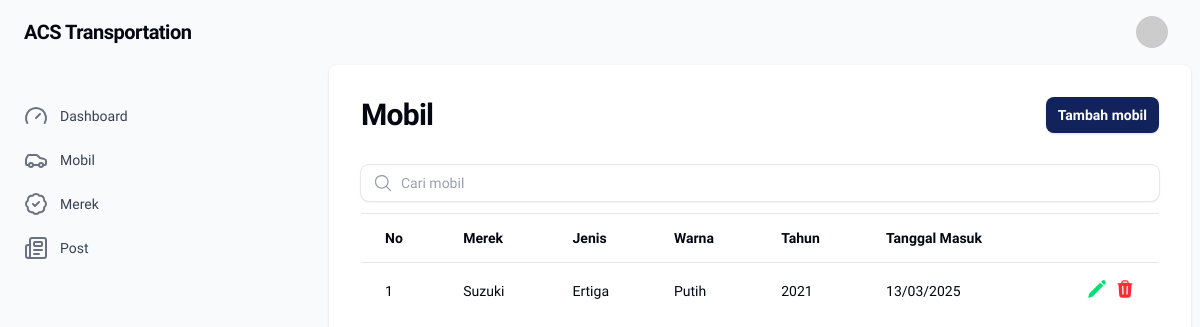
Screenshot of /admin/mobil/index.php with the database file from the repository.
### tables this page shows
CREATE TABLE `cars` (
  `id` int NOT NULL,
  `brand_id` int NOT NULL,
  `type` varchar(255) NOT NULL,
  `color` varchar(32) NOT NULL,
  `year` year NOT NULL,
  `quantity` int NOT NULL,
  `date` date NOT NULL,
  `created_at` timestamp NOT NULL DEFAULT CURRENT_TIMESTAMP,
  `updated_at` timestamp NOT NULL DEFAULT CURRENT_TIMESTAMP
);

CREATE TABLE `brands` (
  `id` int NOT NULL,
  `name` varchar(255) NOT NULL,
  `created_at` timestamp NOT NULL DEFAULT CURRENT_TIMESTAMP,
  `updated_at` timestamp NOT NULL DEFAULT CURRENT_TIMESTAMP
);

### admin/mobil/index.php (the view, shortened to what this page needs)
<?php
require_once "../koneksi.php";
$query = "SELECT
        cars.id,
        brands.name AS brand_name,
        cars.type,
        cars.color,
        cars.year,
        cars.date
        FROM cars
        JOIN brands ON cars.brand_id = brands.id;";
$result = $conn->query($query);
$thead = ['No', 'Merek', 'Jenis', 'Warna', 'Tahun', 'Tanggal Masuk'];
$no = 1;
?>
<?php include __DIR__ . "/../../views/components/admin-header.php" ?>
<main class="main mx-auto h-full w-full px-4 md:px-6 lg:px-8 max-w-7xl bg-white shadow">
    <section class="flex flex-col gap-y-8 py-8">
        <header class="flex flex-col gap-4 sm:flex-row sm:items-center sm:justify-between">
            <div>
                <h1 class="text-2xl font-bold tracking-tight text-gray-950 dark:text-white sm:text-3xl">
                    Mobil
                </h1>
            </div>
            <div class="flex shrink-0 items-center gap-3">
                <div class="gap-2 flex flex-wrap items-center justify-start">
                    <a href="/admin/mobil/create.php" class="relative grid-flow-col items-center justify-center font-semibold outline-none transition duration-75 focus-visible:ring-2 rounded-lg bg-primary gap-1.5 px-3 py-2 text-sm inline-grid shadow-sm bg-custom-600 text-white hover:bg-custom-500 focus-visible:ring-custom-500/50 dark:bg-custom-500 dark:hover:bg-custom-400 dark:focus-visible:ring-custom-400/50 xpc fi-ac-btn-action">
                        <span>Tambah mobil</span>
                    </a>
                </div>
            </div>
        </header>
        <div class="divide-y divide-gray-200">
            <div class="pb-3">
                <div class="flex rounded-lg shadow-sm ring-1 ring-gray-200 focus-within:ring-primary">
                    <div class="items-center gap-x-3 ps-3 flex pe-2">
                    </div>
                    <input type="text" class="w-full px-3 py-1.5 ps-0 pe-3 text-base placeholder:text-gray-400 focus:outline-0 sm:text-sm sm:leading-6" placeholder="Cari mobil">
                </div>
            </div>
            <div class="relative divide-y divide-gray-200 overflow-x-auto">
                <table class="w-full table-auto divide-y divide-gray-200 text-start">
                    <thead class="divide-y divide-gray-200">
                        <tr class="">
                            <?php foreach ($thead as $th) : ?>
                                <th class="px-3 py-3.5 sm:first-of-type:ps-6 sm:last-of-type:pe-6">
                                    <div class="flex items-center justify-start">
                                        <span class="text-sm font-semibold text-gray-950"><?= $th ?></span>
                                    </div>
                                </th>
                            <?php endforeach; ?>
                            <th class="w-1"></th>
                        </tr>
                    </thead>
                    <tbody class="divide-y divide-gray-200 whitespace-nowrap">
                        <?php if ($result->num_rows > 0) : ?>
                            <?php while ($row = $result->fetch_assoc()) : ?>
                                <tr class="hover:bg-gray-50">
                                    <td class="p-0 first-of-type:ps-1 last-of-type:pe-1 sm:first-of-type:ps-3 sm:last-of-type:pe-3">
                                        <a href="edit.php?id=<?php echo $row['id']; ?>">
                                            <div class="px-3 py-4">
                                                <span class="text-sm leading-6 text-gray-950 dark:text-white font-medium"><?= $no++; ?></span>
                                            </div>
                                        </a>
                                    </td>
                                    <td class="p-0 first-of-type:ps-1 last-of-type:pe-1 sm:first-of-type:ps-3 sm:last-of-type:pe-3">
                                        <a href="edit.php?id=<?php echo $row['id']; ?>">
                                            <div class="px-3 py-4">
                                                <span class="text-sm leading-6 text-gray-950 dark:text-white font-medium"><?= $row['brand_name']; ?></span>
                                            </div>
                                        </a>
                                    </td>
                                    <td class="p-0 first-of-type:ps-1 last-of-type:pe-1 sm:first-of-type:ps-3 sm:last-of-type:pe-3">
                                        <a href="edit.php?id=<?php echo $row['id']; ?>">
                                            <div class="px-3 py-4">
                                                <span class="text-sm leading-6 text-gray-950 dark:text-white font-medium"><?= $row['type']; ?></span>
                                            </div>
                                        </a>
                                    </td>
                                    <td class="p-0 first-of-type:ps-1 last-of-type:pe-1 sm:first-of-type:ps-3 sm:last-of-type:pe-3">
                                        <a href="edit.php?id=<?php echo $row['id']; ?>">
                                            <div class="px-3 py-4">
                                                <span class="text-sm leading-6 text-gray-950 dark:text-white font-medium"><?= $row['color']; ?></span>
                                            </div>
                                        </a>
                                    </td>
                                    <td class="p-0 first-of-type:ps-1 last-of-type:pe-1 sm:first-of-type:ps-3 sm:last-of-type:pe-3">
                                        <a href="edit.php?id=<?php echo $row['id']; ?>">
                                            <div class="px-3 py-4">
                                                <span class="text-sm leading-6 text-gray-950 dark:text-white font-medium"><?= $row['year']; ?></span>
                                            </div>
                                        </a>
                                    </td>
                                    <td class="p-0 first-of-type:ps-1 last-of-type:pe-1 sm:first-of-type:ps-3 sm:last-of-type:pe-3">
                                        <a href="edit.php?id=<?php echo $row['id']; ?>">
                                            <div class="px-3 py-4">
                                                <span class="text-sm leading-6 text-gray-950 dark:text-white font-medium"><?= date("d/m/Y", strtotime($row['date'])); ?></span>
                                            </div>
                                        </a>
                                    </td>
                                    <td class="flex p-0 first-of-type:ps-1 last-of-type:pe-1 sm:first-of-type:ps-3 sm:last-of-type:pe-3">
                                        <div class="flex items-center gap-x-2 whitespace-nowrap px-3 py-4">
                                            <a href="edit.php?id=<?php echo $row['id']; ?>">
                                            </a>
                                            <a href="delete.php?id=<?php echo $row['id']; ?>" onclick="return confirm('Yakin ingin menghapus?');">
                                            </a>
                                        </div>
                                    </td>
                                </tr>
                            <?php endwhile; ?>
                        <?php else : ?>
                            <tr>
                                <td class="pt-8 text-center" colspan="<?php echo count($thead); ?>">Tidak ada data tersedia</td>
                            </tr>
                        <?php endif; ?>
                    </tbody>
                </table>
            </div>
        </div>
    </section>
</main>
<?php include __DIR__ . "/../../views/components/admin-footer.php" ?>

### src/css/ext.css (style rules this page uses)
.main { --border-width: 1px; --margin: .5rem; --background-color: #fff }
.main { background-color: var(--background-color); position: absolute; height: auto; width: auto; overflow: auto; border-radius: calc(var(--margin) - var(--border-width)); inset-inline: calc(var(--margin) + var(--border-width)); inset-block-start: calc(64px + var(--border-width)); inset-block-end: calc(var(--margin) + var(--border-width)); max-width: none; --border-color: rgba(var(--gray-950), 5%) }

### rows the page displays
cars: brand.name "Suzuki", type "Ertiga", color "Putih", year "2021", date "13/03/2025"

### other values shown
$th "No"
$th "Merek"
$th "Jenis"
$th "Warna"
$th "Tahun"
$th "Tanggal Masuk"
$link['title'] "Dashboard"
$link['title'] "Mobil"
$link['title'] "Merek"
$link['title'] "Post"
